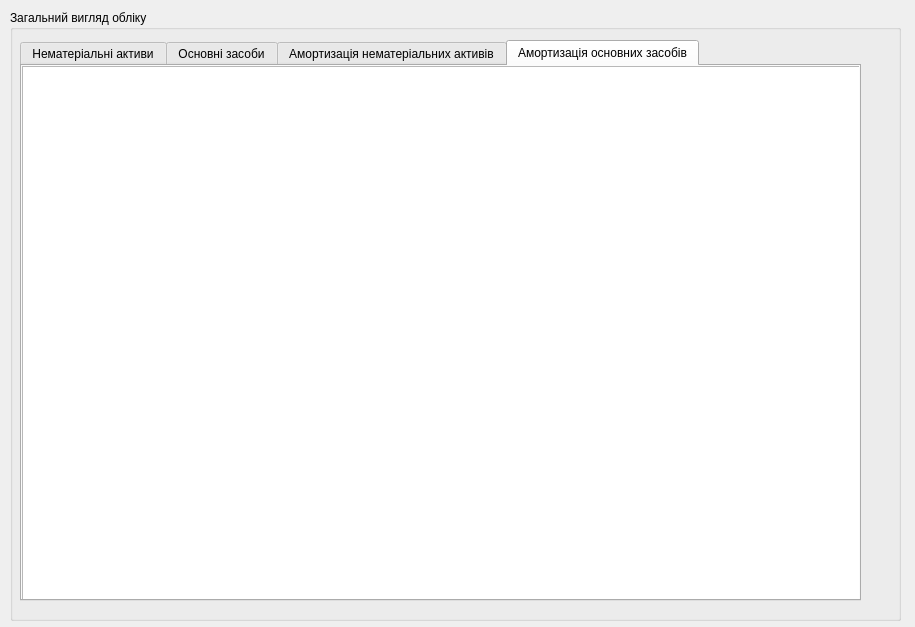
<?xml version="1.0" encoding="UTF-8"?>
<ui version="4.0">
 <class>tablepage</class>
 <widget class="QDialog" name="tablepage">
  <property name="geometry">
   <rect>
    <x>0</x>
    <y>0</y>
    <width>915</width>
    <height>627</height>
   </rect>
  </property>
  <property name="windowTitle">
   <string>Облік</string>
  </property>
  <widget class="QGroupBox" name="groupBox">
   <property name="geometry">
    <rect>
     <x>10</x>
     <y>10</y>
     <width>891</width>
     <height>611</height>
    </rect>
   </property>
   <property name="title">
    <string>Загальний вигляд обліку</string>
   </property>
   <widget class="QTabWidget" name="tabWidget">
    <property name="geometry">
     <rect>
      <x>10</x>
      <y>30</y>
      <width>841</width>
      <height>561</height>
     </rect>
    </property>
    <property name="currentIndex">
     <number>3</number>
    </property>
    <widget class="QWidget" name="tab_nmActives">
     <attribute name="title">
      <string>Нематеріальні активи</string>
     </attribute>
     <widget class="QTableView" name="tableView">
      <property name="geometry">
       <rect>
        <x>0</x>
        <y>0</y>
        <width>841</width>
        <height>561</height>
       </rect>
      </property>
     </widget>
    </widget>
    <widget class="QWidget" name="tab_tangibleAsset">
     <attribute name="title">
      <string>Основні засоби</string>
     </attribute>
     <widget class="QTableView" name="tableView_2">
      <property name="geometry">
       <rect>
        <x>0</x>
        <y>0</y>
        <width>841</width>
        <height>561</height>
       </rect>
      </property>
     </widget>
    </widget>
    <widget class="QWidget" name="tab_nmActives_amorth">
     <attribute name="title">
      <string>Амортизація нематеріальних активів</string>
     </attribute>
     <widget class="QTableView" name="tableView_3">
      <property name="geometry">
       <rect>
        <x>0</x>
        <y>0</y>
        <width>841</width>
        <height>561</height>
       </rect>
      </property>
     </widget>
    </widget>
    <widget class="QWidget" name="tab4_tangible_assets_amorth">
     <attribute name="title">
      <string>Амортизація основних засобів</string>
     </attribute>
     <widget class="QTableView" name="tableView_4">
      <property name="geometry">
       <rect>
        <x>0</x>
        <y>0</y>
        <width>841</width>
        <height>561</height>
       </rect>
      </property>
     </widget>
    </widget>
   </widget>
  </widget>
 </widget>
 <resources/>
 <connections/>
</ui>
